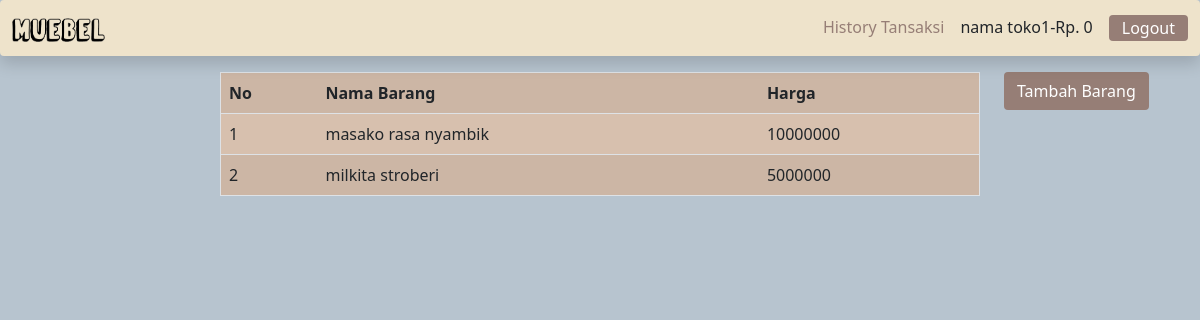
The page /hometoko.php (signed in) on the database its author committed.
### tables this page shows
CREATE TABLE `users` (
  `us_id` varchar(100) NOT NULL,
  `us_username` varchar(100) DEFAULT NULL,
  `us_email` varchar(100) DEFAULT NULL,
  `us_password` varchar(100) DEFAULT NULL,
  `us_name` varchar(100) DEFAULT NULL,
  `us_saldo` int(11) DEFAULT 0,
  `us_role` varchar(100) DEFAULT 'customer',
  PRIMARY KEY (`us_id`),
  CONSTRAINT `adminoruser` CHECK (`us_role` = 'admin' or `us_role` = 'customer' or `us_role` = 'toko')
);

CREATE TABLE `items` (
  `it_id` varchar(100) NOT NULL,
  `it_name` varchar(100) DEFAULT NULL,
  `it_br_id` varchar(100) DEFAULT NULL,
  `it_ca_id` varchar(100) DEFAULT NULL,
  `it_us_id` varchar(100) DEFAULT NULL,
  `it_price` int(11) DEFAULT NULL,
  PRIMARY KEY (`it_id`),
  KEY `it_br_id` (`it_br_id`),
  KEY `it_ca_id` (`it_ca_id`),
  KEY `it_us_id` (`it_us_id`),
  CONSTRAINT `items_ibfk_1` FOREIGN KEY (`it_br_id`) REFERENCES `brand` (`br_id`),
  CONSTRAINT `items_ibfk_2` FOREIGN KEY (`it_ca_id`) REFERENCES `category` (`ca_id`),
  CONSTRAINT `items_ibfk_3` FOREIGN KEY (`it_us_id`) REFERENCES `users` (`us_id`)
);

### hometoko.php (the view, shortened to what this page needs)
<?php
    require_once("connection.php");
    $resultItems = mysqli_query($conn,"SELECT * from items where it_us_id='".$_SESSION["userlogin"]."' order by it_name asc");
    if(isset($_SESSION["userlogin"])){
        $result2 = mysqli_query($conn,"SELECT us_id,us_name,us_saldo,us_role FROM users where us_id='".$_SESSION["userlogin"]."'");
        $row = mysqli_fetch_row($result2);
        $saldo=$row[2];
        $name=$row[1];
    }
?>
<!DOCTYPE html>
<html lang="en">
<head>
    <link href="https://cdn.jsdelivr.net/npm/bootstrap@5.0.2/dist/css/bootstrap.min.css" rel="stylesheet">
</head>
<body>
    <form action="" method="post">
        <nav class="navbar navbar-light shadow rounded" style="background-color: #EEE3CB;">
            <div class="container-fluid">
                <a class="navbar-brand" href="hometoko.php">
                    <img src="img/logo.png" alt="" height="24" width="auto">
                </a>
                <div class="d-flex">
                    <a href="historytoko.php" class="me-3 text-decoration-none" style="color:#967E76;">
                        History Tansaksi
                    </a>
                    <?=$name."-Rp. ".$saldo?>
                    <button type="submit" name="logout" class="btn text-white py-0 ms-3" id="tomboltambah">Logout</button>
                </div>
            </div>
        </nav>
        <div class="container-fluid">
            <div class="container-fluid">
                <div class="row mt-3">
                    <div class="col-2">
                    </div>
                    <div class="col-8">
                        <table border="1" class="table table-striped table-tess rounded">
                            <tr>
                                <th>No</th>
                                <th>Nama Barang</th>
                                <th>Harga</th>
                            </tr>
                            <?php
                                if($resultItems->num_rows == 0){
                            ?>
                                <tr>
                                    <td colspan="6" style="text-align: center;">Tidak ada barang</td>
                                </tr>
                            <?php
                                }else{
                                    $ctr = 1;
                                    while($row = mysqli_fetch_row($resultItems)){
                            ?>
                                <tr>
                                    <td><?= $ctr ?></td>
                                    <td><?=$row[1]?></td>
                                    <td><?=$row[5]?></td>
                            <?php
                                        $ctr++;
                                    }
                                }
                            ?>
                        </table>
                    </div>
                    <div class="col-2">
                        <button type="submit" name="tambahbarang" class="btn text-white" id="tomboltambah">Tambah Barang</button>
                        </div>
                    </div>
                </div>
            </div>
    </form>
</body>
</html>

### hometoko.php (style rules this page uses)
body { background-color:#B7C4CF; }
#tomboltambah { background-color:#967E76; }
table { background-color:#D7C0AE; }

### rows shown on the page
users: us_name "nama toko1", us_saldo "0"
items: it_name "masako rasa nyambik", it_price "10000000"
items: it_name "milkita stroberi", it_price "5000000"
